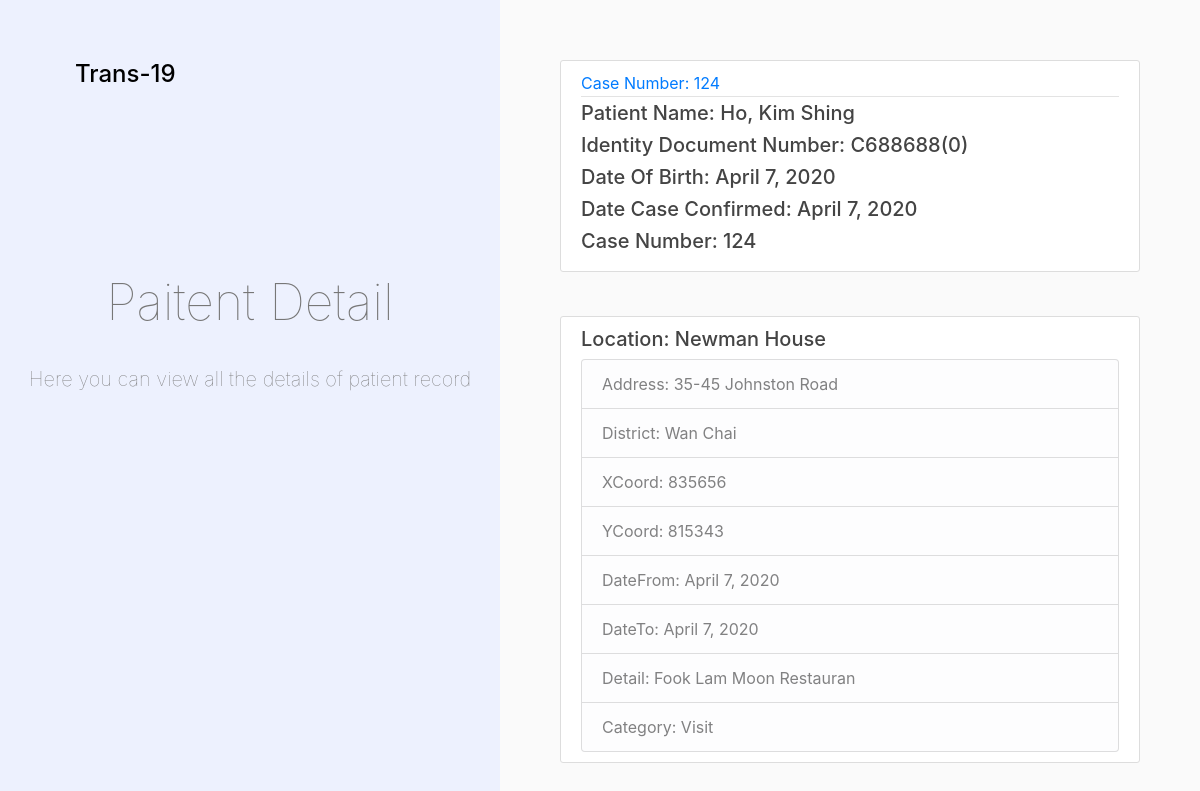
Page /patientDetail/5 on the committed database.
### records/models.py (models this page shows, shortened)
class Patient(models.Model):
	Name = models.CharField(max_length=150)
	IdentityDocumentNumber = models.CharField(max_length=50)
	DateOfBirth = models.DateField()
	DateCaseConfirmed = models.DateField()
	CaseNumber = models.CharField(max_length=50)

class Location(models.Model):
	LocationVisited = models.CharField(max_length=150)
	Address = models.TextField(blank=True)
	District = models.CharField(max_length=150)
	XCoord = models.CharField(max_length=50)
	YCoord = models.CharField(max_length=50)
	DateFrom = models.DateField()
	DateTo = models.DateField()
	Detail = models.TextField(blank=True)
	Category = models.CharField(max_length=150)
	Patient = models.ForeignKey(Patient, on_delete=models.CASCADE)

### records/views.py (the view)
# urls.py: path('patientDetail/<int:patient>', views.PatientViewLocations.as_view(), name='records-detail'),
class PatientViewLocations(TemplateView):
	template_name = "records/patientDetail.html"
	def get_context_data(self, **kwargs):
		patient = self.kwargs['patient']
		context = super().get_context_data(**kwargs)
		context['patient'] = Patient.objects.get(pk = patient)
		context['locationList'] = Location.objects.filter(Patient_id = patient)
		context['title'] = "Paitent Detail"
		context['header'] = "Paitent Detail"
		context['pageContent'] = "Here you can view all the details of patient record"
		return context

### records/templates/records/patientDetail.html
{% extends "records/base.html" %}
{% block content %}
    <article class="media content-section">
      <div class="media-body">
        <div class="article-metadata">
          <a class="mr-2" href="#">Case Number: {{ patient.CaseNumber }}</a>
        </div>
        <h5><div class="article-title">Patient Name: {{ patient.Name}}</div></h5>
        <h5><div class="article-title">Identity Document Number: {{ patient.IdentityDocumentNumber}}</div></h5>
        <h5><div class="article-title">Date Of Birth: {{ patient.DateOfBirth}}</div></h5>
        <h5><div class="article-title">Date Case Confirmed: {{ patient.DateCaseConfirmed}}</div></h5>
        <h5><div class="article-title">Case Number: {{ patient.CaseNumber}}</div></h5>
      </div>
    </article>
	<br>
    {% for location in locationList %}
    	<div class="content-section">
    		<h5>Location: {{location.LocationVisited}}</h5>
			<ul class="list-group">
			<li class="list-group-item list-group-item-light">Address: {{ location.Address}}</li>
			<li class="list-group-item list-group-item-light">District: {{ location.District}}</li>
			<li class="list-group-item list-group-item-light">XCoord: {{ location.XCoord}}</li>
			<li class="list-group-item list-group-item-light">YCoord: {{ location.YCoord}}</li>
			<li class="list-group-item list-group-item-light">DateFrom: {{ location.DateFrom}}</li>
            <li class="list-group-item list-group-item-light">DateTo: {{ location.DateFrom}}</li>
			<li class="list-group-item list-group-item-light">Detail: {{ location.Detail}}</li>
			<li class="list-group-item list-group-item-light">Category: {{ location.Category}}</li>
			</ul>
	    </div>
	    <br>
    {% endfor %}
{% endblock content %}

### records/static/records/main.css (style rules this page uses)
html,body { height: 100%; }
body { background: #fafafa; color: #333333; }
h1, h2, h3, h4, h5, h6 { color: #444444; }
ul { margin: 0; }
.content-section { background: #ffffff; padding: 10px 20px; border: 1px solid #dddddd; border-radius: 3px; margin-bottom: 20px; }
.article-title { color: #444444; }
.article-metadata { padding-bottom: 1px; margin-bottom: 4px; border-bottom: 1px solid #e3e3e3 }

### rows in the picture
Patient: CaseNumber "124", Name "Ho, Kim Shing", IdentityDocumentNumber "C688688(0)", DateOfBirth "April 7, 2020", DateCaseConfirmed "April 7, 2020"
Location: LocationVisited "Newman House", Address "35-45 Johnston Road", District "Wan Chai", XCoord "835656", YCoord "815343", DateFrom "April 7, 2020", Detail "Fook Lam Moon Restauran", Category "Visit"

### other values in the picture
{{ header }} "Paitent Detail"
{{ pageContent }} "Here you can view all the details of patient record"
